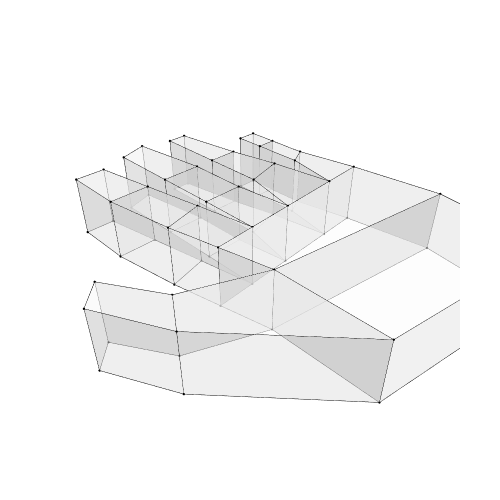

Source (notebook cell):
### Markdown cell above
## 5. Show OG the geometry

### Code cell
Topology.Show(objects,
              backgroundColor="white",
              opacityKey='FakeKey',
              faceOpacityKey='FakeKey',
              width=500,
              height=500,
              renderer=renderer)

# Topology.Show(objects,
#               faceColor=[210,210,250],
#               faceOpacity=1,
#               edgeColor="white",
#               edgeWidth=3,
#               showVertices=False,
#               backgroundColor="black",
#               width=800,
#               height=600,
#               renderer = renderer)
